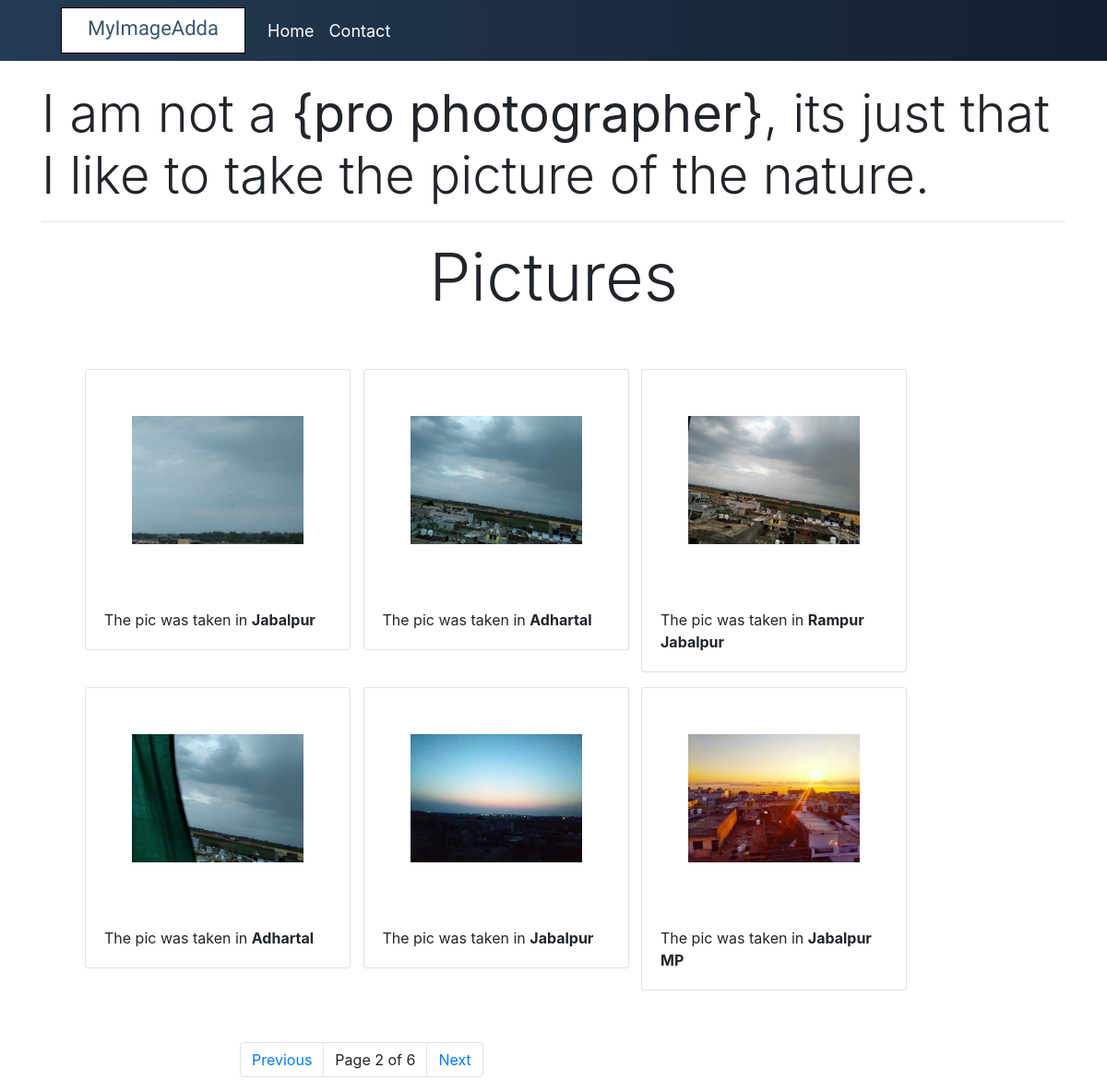
Screenshot of /?page=2 with the database file from the repository.
### MyImageAdda/models.py (models this page shows, shortened)
class Image(models.Model):
    picture = models.ImageField()
    place = models.CharField(max_length=200)

### MyImageAdda/views.py (the view)
# urls.py: path('', views.index, name='index')
def index(request):
    pic_list = Image.objects.all()
    paginator = Paginator(pic_list, 6)
    page = request.GET.get('page')
    try:
        pics = paginator.page(page)
    except PageNotAnInteger:
        pics = paginator.page(1)
    except EmptyPage:
        pics = paginator.page(paginator.num_pages)
    context = {
        'page': page,
        'pics': pics
    }
    return render(request, 'MyImageAdda/index.html', context)

### MyImageAdda/templates/MyImageAdda/index.html (shortened to what this page needs)
{% extends 'MyImageAdda/base.html' %}
{% load static %}
{% block content %}
<div class="container">
    <p class="display-4 pt-4">I am not a <strong>{pro photographer}</strong>, its just that I like to take the picture of the nature.</p>
    <hr>
    <h2 class="display-3 text-center ">Pictures</h2>
    <div class="row my-5 mx-3">
        {% for x in pics %}
        <div class="col-lg-3 mx-3">
            <div class="card my-2 " style="width: 18rem;">
                <img src="{{ x.picture.url }}" class="zoom card-img-top" alt="...">
                <div class="card-body">
                    <p class="card-text">The pic was taken in <strong>{{x.place}}</strong></p>
                </div>
            </div>
        </div>
        {% endfor %}
    </div>
</div>
{% include "MyImageAdda/pagination.html" with page=pics %}
{% endblock content %}

### MyImageAdda/static/style.css (style rules this page uses)
.zoom { padding: 50px; transition: transform .2s; }

### rows the page displays
Image: picture (picture), place "Jabalpur"
Image: picture (picture), place "Adhartal"
Image: picture (picture), place "Rampur Jabalpur"
Image: picture (picture), place "Adhartal"
Image: picture (picture), place "Jabalpur"
Image: picture (picture), place "Jabalpur MP"

### other values shown
{{ page.number }} "2"
{{ page.paginator.num_pages }} "6"
